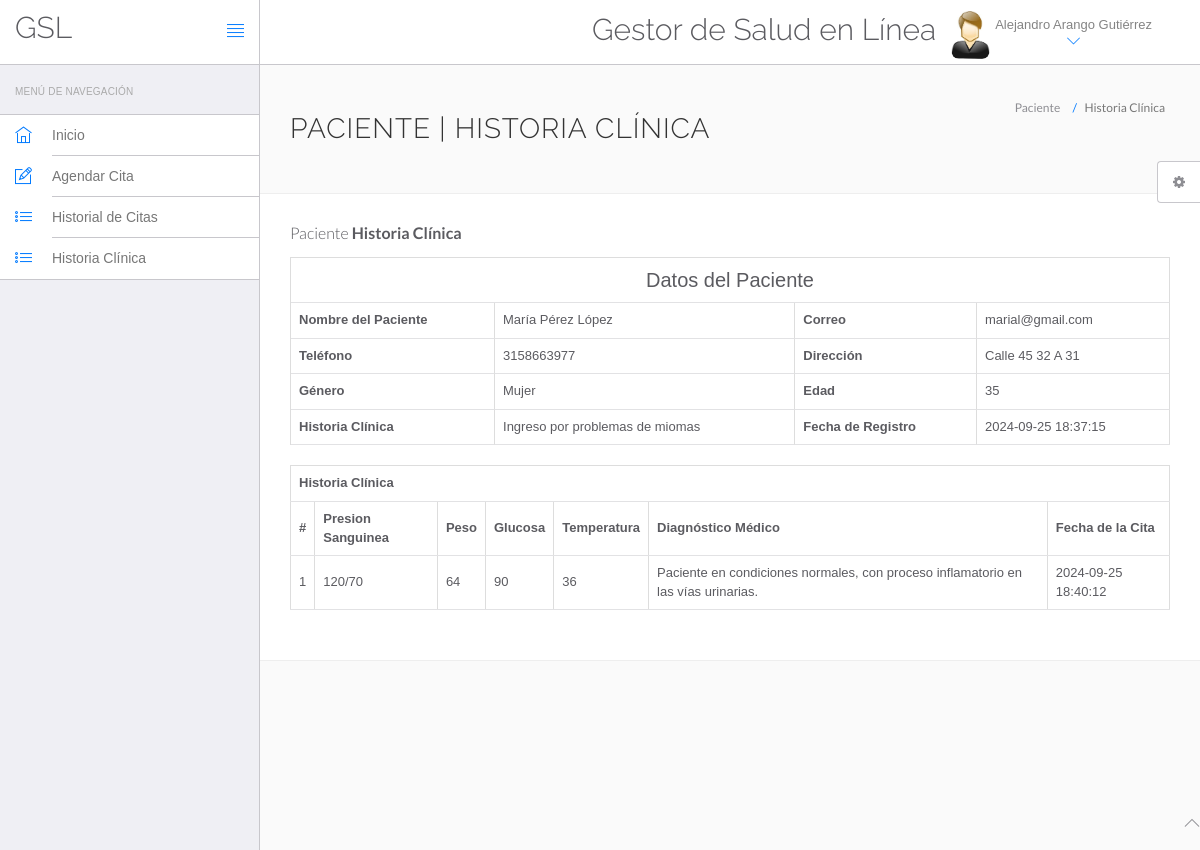
Page /hms/view-medhistory.php?viewid=6 (signed in) on the committed database.
### tables this page shows
CREATE TABLE `users` (
  `id` int(11) NOT NULL,
  `fullName` varchar(255) DEFAULT NULL,
  `address` longtext DEFAULT NULL,
  `city` varchar(255) DEFAULT NULL,
  `gender` varchar(255) DEFAULT NULL,
  `email` varchar(255) DEFAULT NULL,
  `password` varchar(255) DEFAULT NULL,
  `regDate` timestamp NULL DEFAULT current_timestamp(),
  `updationDate` timestamp NULL DEFAULT NULL ON UPDATE current_timestamp()
);

CREATE TABLE `tblpatient` (
  `ID` int(10) NOT NULL,
  `Docid` int(10) DEFAULT NULL,
  `PatientName` varchar(200) DEFAULT NULL,
  `PatientContno` bigint(10) DEFAULT NULL,
  `PatientEmail` varchar(200) DEFAULT NULL,
  `PatientGender` varchar(50) DEFAULT NULL,
  `PatientAdd` mediumtext DEFAULT NULL,
  `PatientAge` int(10) DEFAULT NULL,
  `PatientMedhis` mediumtext DEFAULT NULL,
  `CreationDate` timestamp NULL DEFAULT current_timestamp(),
  `UpdationDate` timestamp NULL DEFAULT NULL ON UPDATE current_timestamp()
);

CREATE TABLE `tblmedicalhistory` (
  `ID` int(10) NOT NULL,
  `PatientID` int(10) DEFAULT NULL,
  `BloodPressure` varchar(200) DEFAULT NULL,
  `BloodSugar` varchar(200) NOT NULL,
  `Weight` varchar(100) DEFAULT NULL,
  `Temperature` varchar(200) DEFAULT NULL,
  `MedicalPres` mediumtext DEFAULT NULL,
  `CreationDate` timestamp NOT NULL DEFAULT current_timestamp() ON UPDATE current_timestamp()
);

### hms/view-medhistory.php (the view, shortened to what this page needs)
<?php
include('include/config.php');
?>
<!DOCTYPE html>
<html lang="en">
<head>
    <link rel="stylesheet" href="vendor/bootstrap/css/bootstrap.min.css">
    <link rel="stylesheet" href="vendor/fontawesome/css/font-awesome.min.css">
    <link rel="stylesheet" href="vendor/themify-icons/themify-icons.min.css">
    <link href="vendor/animate.css/animate.min.css" rel="stylesheet" media="screen">
    <link href="vendor/perfect-scrollbar/perfect-scrollbar.min.css" rel="stylesheet" media="screen">
    <link href="vendor/switchery/switchery.min.css" rel="stylesheet" media="screen">
    <link href="vendor/bootstrap-touchspin/jquery.bootstrap-touchspin.min.css" rel="stylesheet" media="screen">
    <link href="vendor/select2/select2.min.css" rel="stylesheet" media="screen">
    <link href="vendor/bootstrap-datepicker/bootstrap-datepicker3.standalone.min.css" rel="stylesheet" media="screen">
    <link href="vendor/bootstrap-timepicker/bootstrap-timepicker.min.css" rel="stylesheet" media="screen">
    <link rel="stylesheet" href="assets/css/styles.css">
    <link rel="stylesheet" href="assets/css/plugins.css">
    <link rel="stylesheet" href="assets/css/themes/theme-1.css" id="skin_color" />
</head>
<body>
    <div id="app">
        <?php include('include/sidebar.php');?>
        <div class="app-content">
            <?php include('include/header.php');?>
            <div class="main-content">
                <div class="wrap-content container" id="container">
                    <section id="page-title">
                        <div class="row">
                            <div class="col-sm-8">
                                <h1 class="mainTitle">Paciente | Historia Clínica </h1>
                            </div>
                            <ol class="breadcrumb">
                                <li>
                                    <span>Paciente</span>
                                </li>
                                <li class="active">
                                    <span>Historia Clínica</span>
                                </li>
                            </ol>
                        </div>
                    </section>
                    <div class="container-fluid container-fullw bg-white">
                        <div class="row">
                            <div class="col-md-12">
                                <h5 class="over-title margin-bottom-15">Paciente <span class="text-bold">Historia
                                        Clínica </span></h5>
                                <?php
                               $vid=$_GET['viewid'];
                               $ret=mysqli_query($con,"select * from tblpatient where ID='$vid'");
$cnt=1;
while ($row=mysqli_fetch_array($ret)) {
                               ?>
                                <table border="1" class="table table-bordered">
                                    <tr align="center">
                                        <td colspan="4" style="font-size:20px;color:blue">
                                            Datos del Paciente</td>
                                    </tr>
                                    <tr>
                                        <th scope>Nombre del Paciente</th>
                                        <td><?php  echo $row['PatientName'];?></td>
                                        <th scope>Correo</th>
                                        <td><?php  echo $row['PatientEmail'];?></td>
                                    </tr>
                                    <tr>
                                        <th scope>Teléfono</th>
                                        <td><?php  echo $row['PatientContno'];?></td>
                                        <th>Dirección</th>
                                        <td><?php  echo $row['PatientAdd'];?></td>
                                    </tr>
                                    <tr>
                                        <th>Género</th>
                                        <td><?php  echo $row['PatientGender'];?></td>
                                        <th>Edad</th>
                                        <td><?php  echo $row['PatientAge'];?></td>
                                    </tr>
                                    <tr>
                                        <th>Historia Clínica</th>
                                        <td><?php  echo $row['PatientMedhis'];?></td>
                                        <th>Fecha de Registro</th>
                                        <td><?php  echo $row['CreationDate'];?></td>
                                    </tr>
                                    <?php }?>
                                </table>
                                <?php
$ret=mysqli_query($con,"select * from tblmedicalhistory  where PatientID='$vid'");
 ?>
                                <table id="datatable" class="table table-bordered dt-responsive nowrap"
                                    style="border-collapse: collapse; border-spacing: 0; width: 100%;">
                                    <tr align="center">
                                        <th colspan="8">Historia Clínica</th>
                                    </tr>
                                    <tr>
                                        <th>#</th>
                                        <th>Presion Sanguinea</th>
                                        <th>Peso</th>
                                        <th>Glucosa</th>
                                        <th>Temperatura</th>
                                        <th>Diagnóstico Médico</th>
                                        <th>Fecha de la Cita</th>
                                    </tr>
                                    <?php
while ($row=mysqli_fetch_array($ret)) {
  ?>
                                    <tr>
                                        <td><?php echo $cnt;?></td>
                                        <td><?php  echo $row['BloodPressure'];?></td>
                                        <td><?php  echo $row['Weight'];?></td>
                                        <td><?php  echo $row['BloodSugar'];?></td>
                                        <td><?php  echo $row['Temperature'];?></td>
                                        <td><?php  echo $row['MedicalPres'];?></td>
                                        <td><?php  echo $row['CreationDate'];?></td>
                                    </tr>
                                    <?php $cnt=$cnt+1;} ?>
                                </table>
                            </div>
                        </div>
                    </div>
                </div>
            </div>
        </div>
    </div>
    <?php include('include/footer.php');?>
    <?php include('include/setting.php');?>
</body>
</html>

### hms/include/header.php (shortened to what this page needs)
<header class="navbar navbar-default navbar-static-top">
					<div class="navbar-header">
						<a class="navbar-brand" href="#">
							<h2 style="padding-top:20% ">GSL</h2>
						</a>
						<a href="#" class="sidebar-toggler pull-right visible-md visible-lg" data-toggle-class="app-sidebar-closed" data-toggle-target="#app">
							<i class="ti-align-justify"></i>
						</a>
					</div>
					<div class="navbar-collapse collapse">
						<ul class="nav navbar-right">
								<li  style="padding-top:2% ">
								<h2>Gestor de Salud en Línea</h2>
							</li>
							<li class="dropdown current-user">
								<a href class="dropdown-toggle" data-toggle="dropdown">
									<img src="assets/images/images.jpg"> <span class="username">
									<?php $query=mysqli_query($con,"select fullName from users where id='".$_SESSION['id']."'");
while($row=mysqli_fetch_array($query))
{
	echo $row['fullName'];
}
									?> <i class="ti-angle-down"></i></i></span>
								</a>
							</li>
						</ul>
					</div>
				</header>

### hms/assets/css/themes/theme-1.css (style rules this page uses)
body { background: #FAFAFA; }
header .navbar-header { background: #ffffff !important; border-right-color: #c8c7cc !important; border-bottom-color: #c8c7cc !important; }
header .navbar-header .sidebar-toggler, header .navbar-header .sidebar-mobile-toggler { color: #007aff !important; }
header .navbar-header .navbar-brand { color: #777 !important; }
header .navbar-collapse { background: #ffffff !important; border-bottom-color: #c8c7cc !important; box-shadow: none !important; }
header .navbar-collapse .navbar-right > li > a { color: #777; }
header .navbar-collapse .navbar-right > li > a i { color: #007aff !important; }

### rows in the picture
users: fullName "Alejandro Arango Gutiérrez"
tblpatient: PatientName "María Pérez López", PatientEmail "marial@gmail.com", PatientContno "3158663977", PatientAdd "Calle 45 32 A 31", PatientGender "Mujer", PatientAge "35", PatientMedhis "Ingreso por problemas de miomas", CreationDate "2024-09-25 18:37:15"
tblmedicalhistory: BloodPressure "120/70", Weight "64", BloodSugar "90", Temperature "36", MedicalPres "Paciente en condiciones normales, con proceso inflamatorio en las vías urinarias.", CreationDate "2024-09-25 18:40:12"
